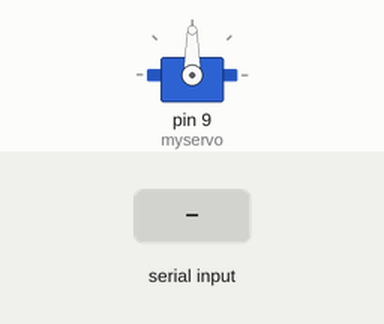
Recording of a sketch running on a simulated Arduino Uno, built with avr-gcc and run on an emulated ATmega328P. Parts: servo. The test bench sets the inputs (shaded band).

Above: at 1.2 s.
1.3 s: "0" received over Serial
At 2.5 s:
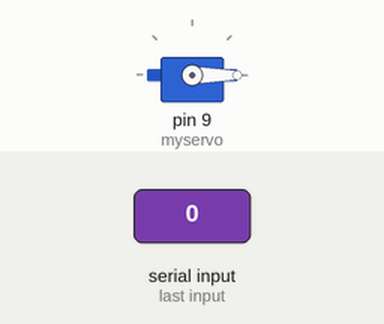
2.8 s: "1" received over Serial
At 3.9 s:
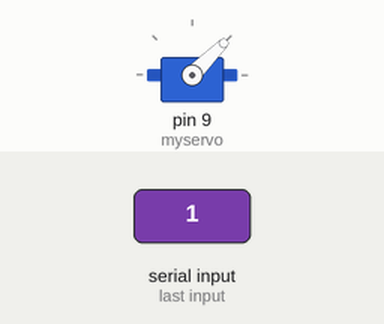
4.3 s: "3" received over Serial
At 5.0 s:
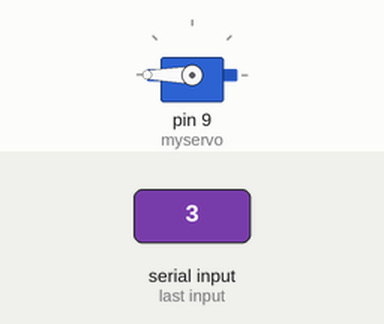
5.8 s: "2" received over Serial
At 6.2 s:
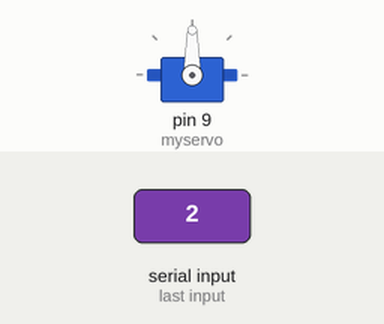
Timing chart, 0 to 8.3 s (numbered marks = the images above; inputs shaded):
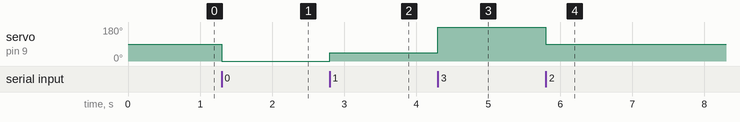

Measured:
- after the input at 1.3 s, servo on pin 9 (myservo): 90° → 0° at once
- after the input at 2.8 s, servo on pin 9 (myservo): 0° → 45° at once
- after the input at 4.3 s, servo on pin 9 (myservo): 45° → 180° at once
- after the input at 5.8 s, servo on pin 9 (myservo): 180° → 90° at once

The sketch:

practica_7-2.ino
```cpp
#include <Servo.h>
int inPin =2;
int reading;

Servo myservo;

void setup()
{
  myservo.attach(9);
  Serial.begin(9600);
  pinMode(inPin, INPUT);
}

void loop()
{
  if(Serial.available()>0)
  {
    int opcion = Serial.read();

    if (opcion == '0')
    {
      myservo.write(0);
    }
    else if (opcion == '1')
    {
      myservo.write(45);
    }
    else if (opcion == '2')
    {
      myservo.write(90);
    }
    else if (opcion == '3')
    {
      myservo.write(180);
    }
  }

}
```
